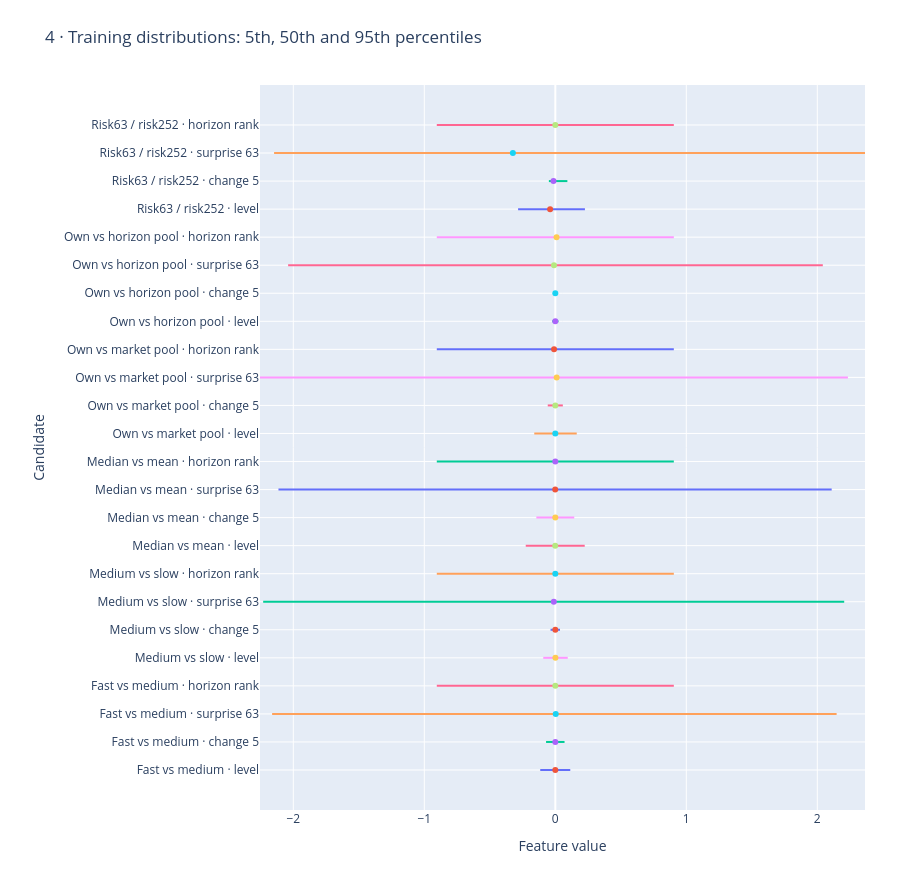

Write notebook code for a chart like this one.
### Markdown cell above
## Distributions and limits

Medians and outer quantiles reveal saturation, asymmetry and low variation. Correlated transforms are not independent information sources.

### Code cell
figures[3].show()

### Figure 1 — Plotly figure (JSON) as saved in the notebook; plotly's stock layout.template omitted (floating-point values rounded to 4 significant figures)
{"data": [{"mode": "lines", "showlegend": false, "type": "scatter", "x": [-0.115, 0.1143], "y": ["Fast vs medium · level", "Fast vs medium · level"]}, {"mode": "markers", "showlegend": false, "type": "scatter", "x": [5.586e-05], "y": ["Fast vs medium · level"]}, {"mode": "lines", "showlegend": false, "type": "scatter", "x": [-0.07061, 0.07052], "y": ["Fast vs medium · change 5", "Fast vs medium · change 5"]}, {"mode": "markers", "showlegend": false, "type": "scatter", "x": [0], "y": ["Fast vs medium · change 5"]}, {"mode": "lines", "showlegend": false, "type": "scatter", "x": [-2.162, 2.147], "y": ["Fast vs medium · surprise 63", "Fast vs medium · surprise 63"]}, {"mode": "markers", "showlegend": false, "type": "scatter", "x": [0.003226], "y": ["Fast vs medium · surprise 63"]}, {"mode": "lines", "showlegend": false, "type": "scatter", "x": [-0.9048, 0.9048], "y": ["Fast vs medium · horizon rank", "Fast vs medium · horizon rank"]}, {"mode": "markers", "showlegend": false, "type": "scatter", "x": [0], "y": ["Fast vs medium · horizon rank"]}, {"mode": "lines", "showlegend": false, "type": "scatter", "x": [-0.09205, 0.095], "y": ["Medium vs slow · level", "Medium vs slow · level"]}, {"mode": "markers", "showlegend": false, "type": "scatter", "x": [0.0008117], "y": ["Medium vs slow · level"]}, {"mode": "lines", "showlegend": false, "type": "scatter", "x": [-0.0363, 0.03609], "y": ["Medium vs slow · change 5", "Medium vs slow · change 5"]}, {"mode": "markers", "showlegend": false, "type": "scatter", "x": [0], "y": ["Medium vs slow · change 5"]}, {"mode": "lines", "showlegend": false, "type": "scatter", "x": [-2.23, 2.205], "y": ["Medium vs slow · surprise 63", "Medium vs slow · surprise 63"]}, {"mode": "markers", "showlegend": false, "type": "scatter", "x": [-0.01127], "y": ["Medium vs slow · surprise 63"]}, {"mode": "lines", "showlegend": false, "type": "scatter", "x": [-0.9048, 0.9048], "y": ["Medium vs slow · horizon rank", "Medium vs slow · horizon rank"]}, {"mode": "markers", "showlegend": false, "type": "scatter", "x": [0], "y": ["Medium vs slow · horizon rank"]}, {"mode": "lines", "showlegend": false, "type": "scatter", "x": [-0.2257, 0.2246], "y": ["Median vs mean · level", "Median vs mean · level"]}, {"mode": "markers", "showlegend": false, "type": "scatter", "x": [-0.0007109], "y": ["Median vs mean · level"]}, {"mode": "lines", "showlegend": false, "type": "scatter", "x": [-0.1446, 0.1446], "y": ["Median vs mean · change 5", "Median vs mean · change 5"]}, {"mode": "markers", "showlegend": false, "type": "scatter", "x": [0], "y": ["Median vs mean · change 5"]}, {"mode": "lines", "showlegend": false, "type": "scatter", "x": [-2.113, 2.11], "y": ["Median vs mean · surprise 63", "Median vs mean · surprise 63"]}, {"mode": "markers", "showlegend": false, "type": "scatter", "x": [-0.0007566], "y": ["Median vs mean · surprise 63"]}, {"mode": "lines", "showlegend": false, "type": "scatter", "x": [-0.9048, 0.9048], "y": ["Median vs mean · horizon rank", "Median vs mean · horizon rank"]}, {"mode": "markers", "showlegend": false, "type": "scatter", "x": [0], "y": ["Median vs mean · horizon rank"]}, {"mode": "lines", "showlegend": false, "type": "scatter", "x": [-0.1607, 0.1637], "y": ["Own vs market pool · level", "Own vs market pool · level"]}, {"mode": "markers", "showlegend": false, "type": "scatter", "x": [0], "y": ["Own vs market pool · level"]}, {"mode": "lines", "showlegend": false, "type": "scatter", "x": [-0.05772, 0.05747], "y": ["Own vs market pool · change 5", "Own vs market pool · change 5"]}, {"mode": "markers", "showlegend": false, "type": "scatter", "x": [0], "y": ["Own vs market pool · change 5"]}, {"mode": "lines", "showlegend": false, "type": "scatter", "x": [-2.254, 2.234], "y": ["Own vs market pool · surprise 63", "Own vs market pool · surprise 63"]}, {"mode": "markers", "showlegend": false, "type": "scatter", "x": [0.0104], "y": ["Own vs market pool · surprise 63"]}, {"mode": "lines", "showlegend": false, "type": "scatter", "x": [-0.9048, 0.9048], "y": ["Own vs market pool · horizon rank", "Own vs market pool · horizon rank"]}, {"mode": "markers", "showlegend": false, "type": "scatter", "x": [-0.009524], "y": ["Own vs market pool · horizon rank"]}, {"mode": "lines", "showlegend": false, "type": "scatter", "x": [-0.02356, 0.02437], "y": ["Own vs horizon pool · level", "Own vs horizon pool · level"]}, {"mode": "markers", "showlegend": false, "type": "scatter", "x": [0], "y": ["Own vs horizon pool · level"]}, {"mode": "lines", "showlegend": false, "type": "scatter", "x": [-0.01342, 0.01344], "y": ["Own vs horizon pool · change 5", "Own vs horizon pool · change 5"]}, {"mode": "markers", "showlegend": false, "type": "scatter", "x": [0], "y": ["Own vs horizon pool · change 5"]}, {"mode": "lines", "showlegend": false, "type": "scatter", "x": [-2.04, 2.042], "y": ["Own vs horizon pool · surprise 63", "Own vs horizon pool · surprise 63"]}, {"mode": "markers", "showlegend": false, "type": "scatter", "x": [-0.00971], "y": ["Own vs horizon pool · surprise 63"]}, {"mode": "lines", "showlegend": false, "type": "scatter", "x": [-0.9048, 0.9048], "y": ["Own vs horizon pool · horizon rank", "Own vs horizon pool · horizon rank"]}, {"mode": "markers", "showlegend": false, "type": "scatter", "x": [0.009524], "y": ["Own vs horizon pool · horizon rank"]}, {"mode": "lines", "showlegend": false, "type": "scatter", "x": [-0.2841, 0.2262], "y": ["Risk63 / risk252 · level", "Risk63 / risk252 · level"]}, {"mode": "markers", "showlegend": false, "type": "scatter", "x": [-0.03974], "y": ["Risk63 / risk252 · level"]}, {"mode": "lines", "showlegend": false, "type": "scatter", "x": [-0.04924, 0.09215], "y": ["Risk63 / risk252 · change 5", "Risk63 / risk252 · change 5"]}, {"mode": "markers", "showlegend": false, "type": "scatter", "x": [-0.01401], "y": ["Risk63 / risk252 · change 5"]}, {"mode": "lines", "showlegend": false, "type": "scatter", "x": [-2.147, 2.364], "y": ["Risk63 / risk252 · surprise 63", "Risk63 / risk252 · surprise 63"]}, {"mode": "markers", "showlegend": false, "type": "scatter", "x": [-0.3238], "y": ["Risk63 / risk252 · surprise 63"]}, {"mode": "lines", "showlegend": false, "type": "scatter", "x": [-0.9048, 0.9048], "y": ["Risk63 / risk252 · horizon rank", "Risk63 / risk252 · horizon rank"]}, {"mode": "markers", "showlegend": false, "type": "scatter", "x": [0], "y": ["Risk63 / risk252 · horizon rank"]}], "layout": {"height": 880, "legend": {"orientation": "h", "y": -0.38}, "margin": {"b": 70, "l": 260, "r": 35, "t": 85}, "title": {"text": "4 · Training distributions: 5th, 50th and 95th percentiles"}, "xaxis": {"title": {"text": "Feature value"}}, "yaxis": {"title": {"text": "Candidate"}}}}
